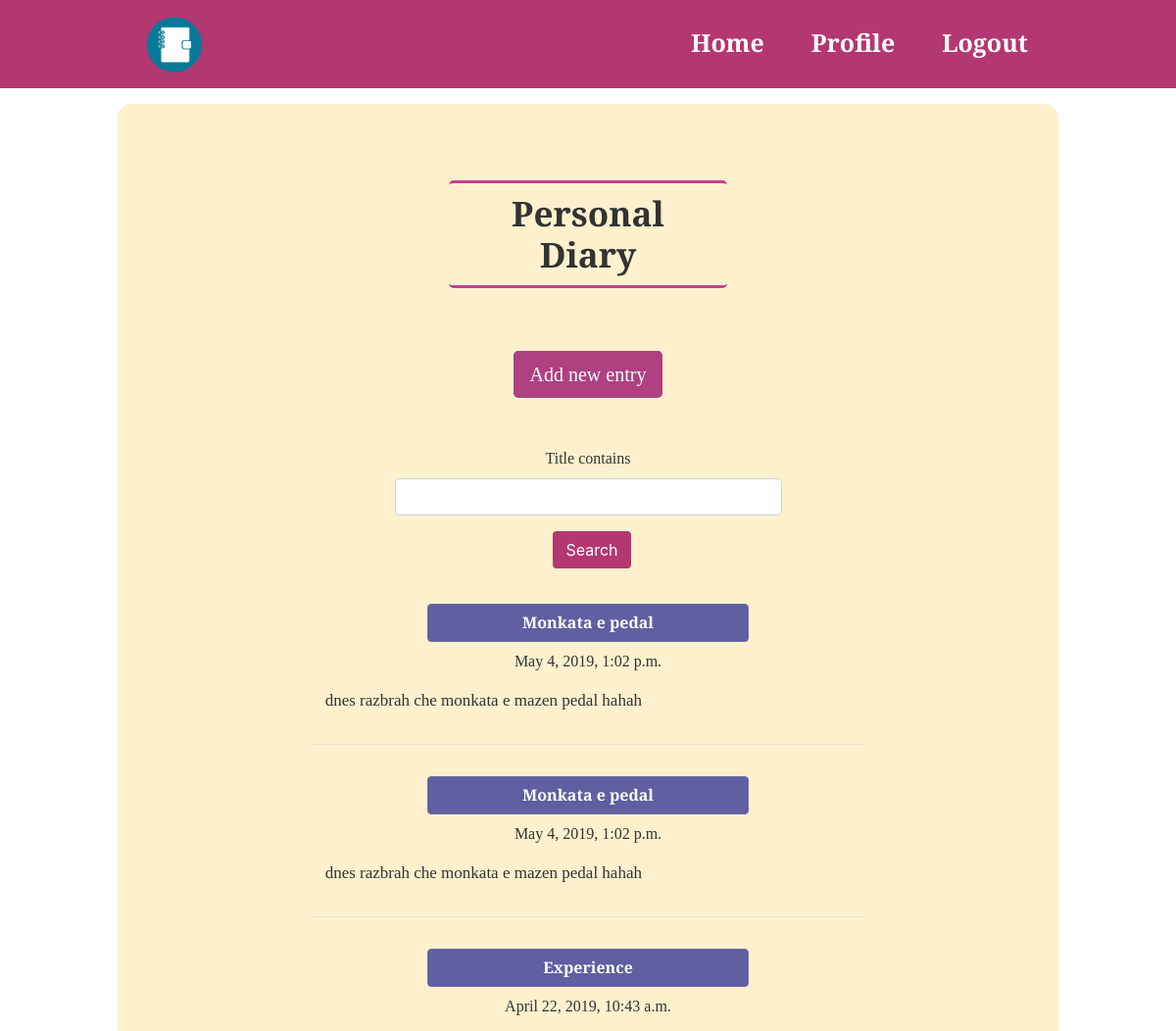
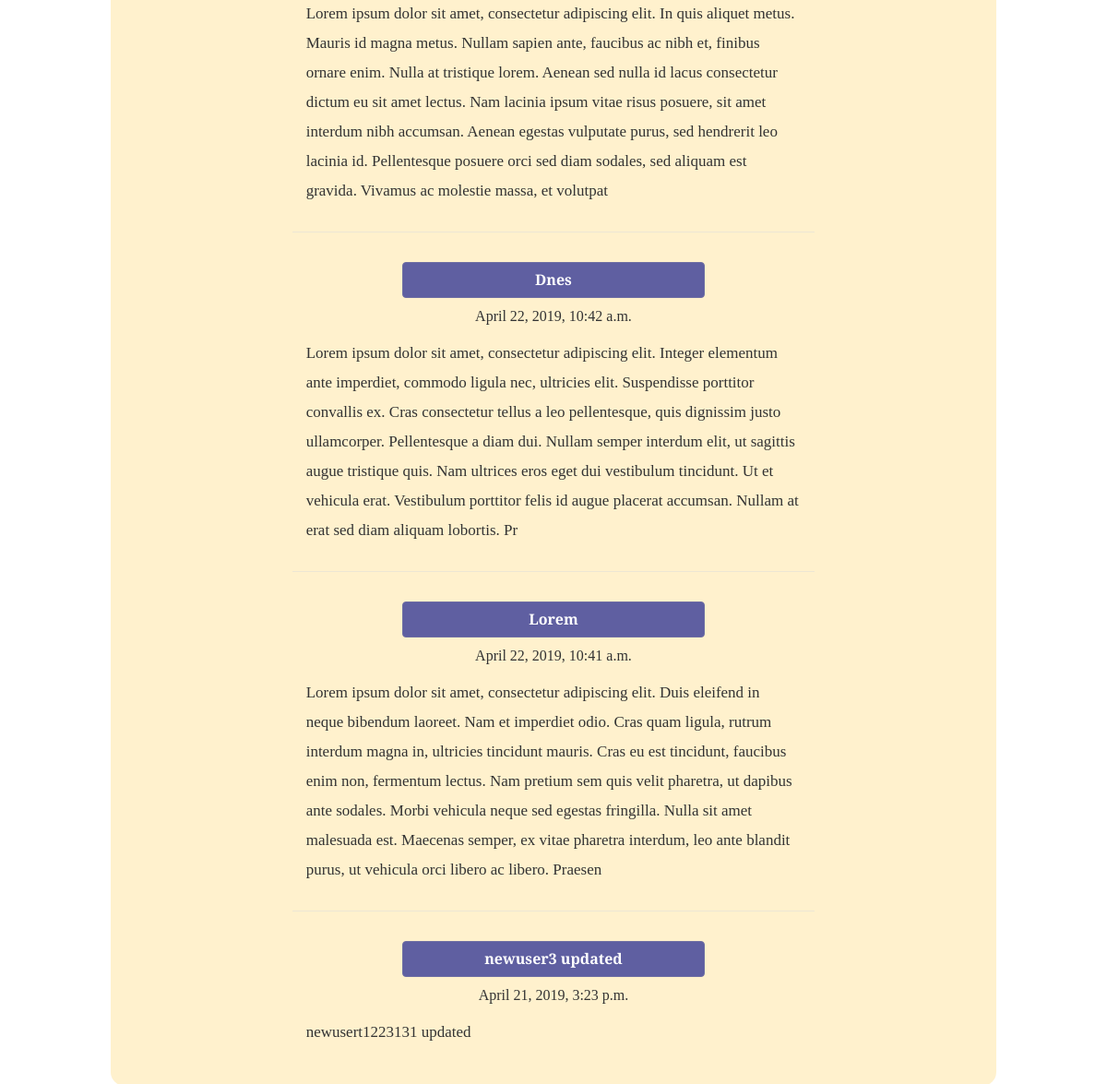
The app's page / (signed in), older data (2 pictures, top to bottom).
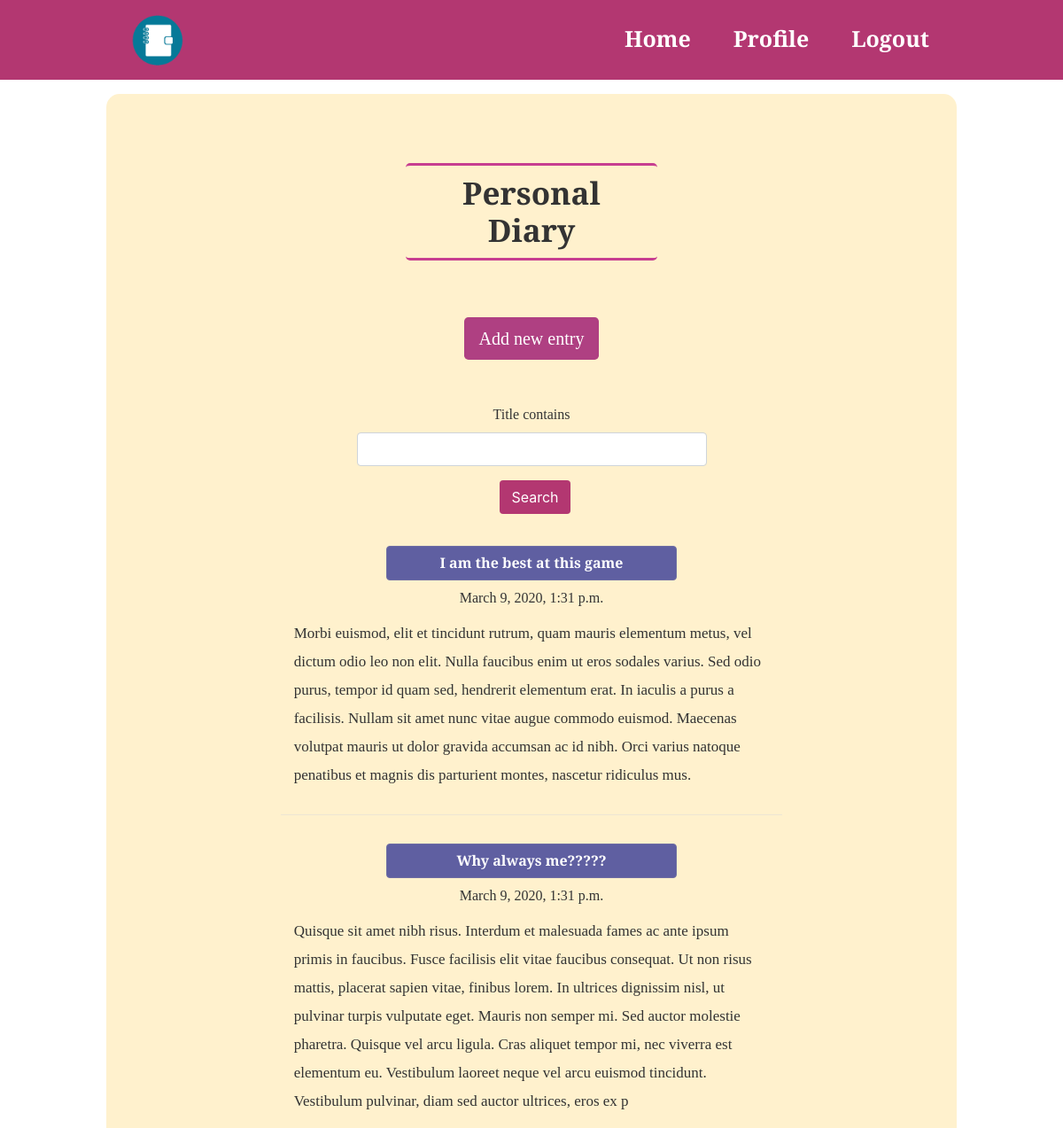
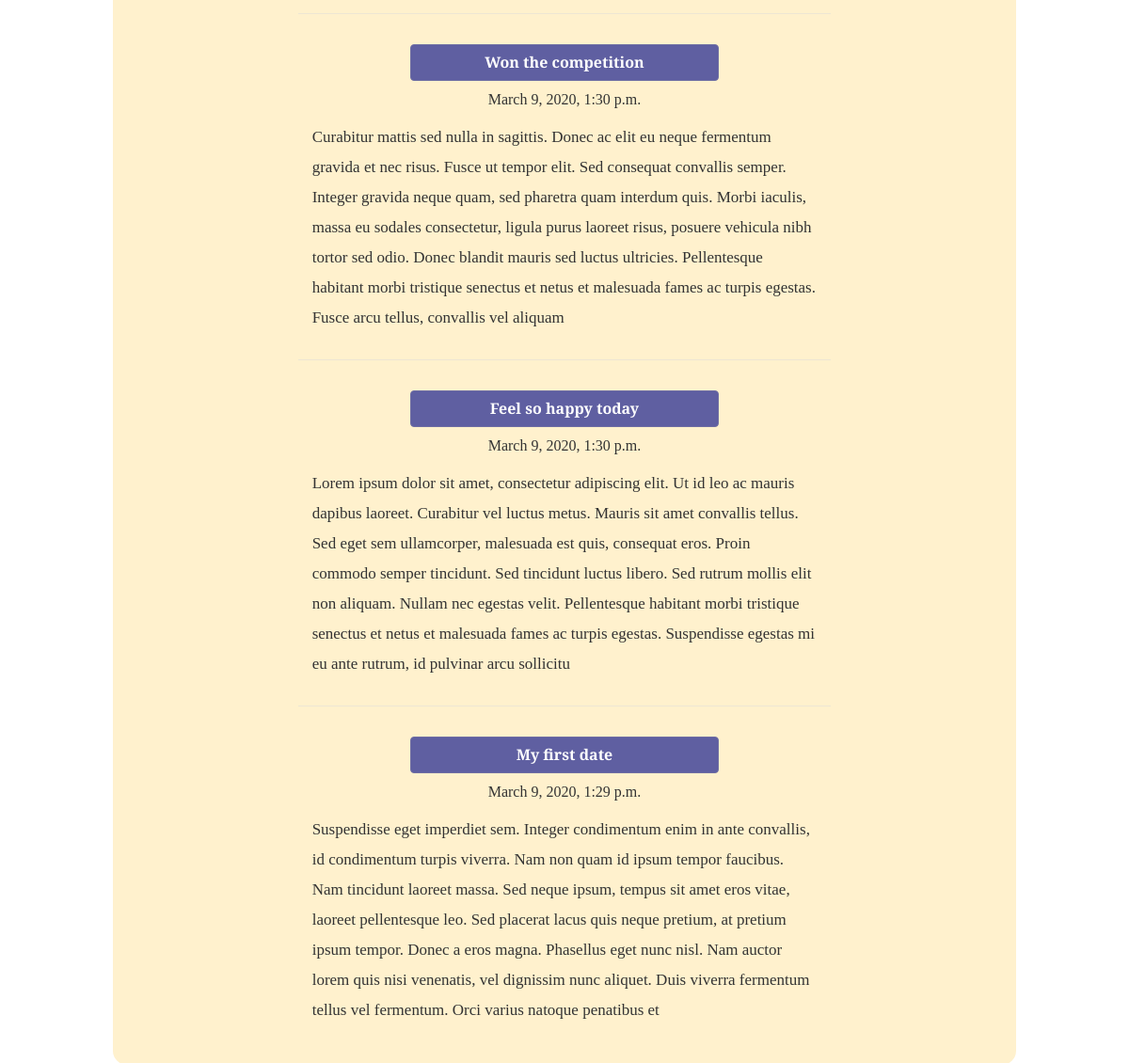
The same page, newer data (2 pictures, top to bottom).
### entries/models.py (models this page shows, shortened)
class Entry(models.Model):
    title = models.CharField(max_length= 30)
    text = models.TextField(max_length = 500)
    date_posted = models.DateTimeField(auto_now_add=True)
    author = models.ForeignKey(User, on_delete=models.CASCADE)
    class Meta:
        verbose_name_plural= "entries"

### entries/views.py (the view)
# urls.py: path('', home_screen_view, name='home'),
def home_screen_view(request):
    context = {}
    entries = Entry.objects.all().order_by('-date_posted')
    searchFilter = EntryFilter(request.GET, queryset=entries)
    filteredEntries = searchFilter.qs
    context= {
        'entries': filteredEntries,
        'searchFilter': searchFilter
    }
    return render(request, 'entries/index.html', context)

### entries/templates/entries/index.html (shortened to what this page needs)
{% extends 'entries/base.html' %}
{% load crispy_forms_tags %}
      {% block content %}
      {% if user.is_authenticated %}
    <section class="section">
        <div class="container">
            <h1 class='main-heading col-md-4 offset-md-4 text-center'>Personal Diary</h1>
            <article class="media ">
                <div class="media-content text-center col-md-8 offset-md-2 mt-4">
                    <div class="">
                        <a class="btn btn-entry btn-lg " role="button" href="{% url 'entry-create' %}">Add new entry</a>
                    </div>
                </div>
            </article>
            <div class="searchbar col-md-6 offset-md-3">
                <form class='searchbar text-center'  method="get">
                    {{ searchFilter.form|crispy }}
                 <button class="btn btn-search ml-2" type='submit'>Search</button>
                </form>
             </div>
            {% if entries %}
            {% for entry in entries %}
            {% if entry.author == user %}
            <article class="media col-md-8 offset-md-2">
                <div class="media-content">
                    <div class="content">
                        <p>
                            <div class='col-md-8 offset-md-2'>
                                <a class="btn article-title btn-block" href="{% url 'entry-detail' entry.id %}"><b>{{ entry.title }} </b></a>
                            </div>
                            <div class=" mt-2">
                                <p class='mb-3 text-center'>{{ entry.date_posted }}</p>
                                <p class='mb-3 entry-text'>{{ entry.text }}</p>
                            </div>
                        </p>
                    </div>
                </div>
            </article>
            {% endif %}
            {% endfor %}
            {% endif %}
        </div>
    </section>
    {% endif %}
    {% endblock %}

### entries/templates/entries/base.html (shortened to what this page needs)
{% load static %}
{% load crispy_forms_tags %}
<!DOCTYPE html>
<html lang="en">
<head>
    <link rel="stylesheet" href="https://maxcdn.bootstrapcdn.com/bootstrap/4.0.0/css/bootstrap.min.css">
    <link rel="stylesheet" href="https://cdnjs.cloudflare.com/ajax/libs/bulma/0.6.2/css/bulma.min.css" />
    <link rel="stylesheet" type="text/css" href="{% static 'main.css' %}">
</head>
<body>
    <header class="site-header">
    <nav class="navbar navbar-expand-lg navbar-light" >
      <div class="container navigation">
          <div class="mobile-nav ">
            <a href="{% url 'home' %}"><img class='navbar-brand float-left mt-1 align-bottom' src="/static/media/logo.png" width="110" height="110" alt=""></a>
          </div>
        <div class="collapse navbar-collapse  " id="navbarNavDropdown">
          <ul class="navbar-nav nav-pills  text-center">
            <li class="nav-item ">
              <a class="nav-link ml-5 mr-2" href="{% url 'home' %}">Home <span class="sr-only">(current)</span></a>
            </li>
            {% if user.is_authenticated %}
            <li class="nav-item ">
              <a class="nav-link ml-5 mr-2" href="{% url 'profile' %}">Profile <span class="sr-only">(current)</span></a>
            </li>
            <li class="nav-item ">
              <a class="nav-link ml-5 mr-2" href="{% url 'logout' %}">Logout <span class="sr-only">(current)</span></a>
            </li>
            {% endif %}
          </ul>
        </div>
        </div>
      </nav>
      </header>
      <main role='main' class='container main mt-4'>
        <div class="row">
          <div class="content-section col-md-12">
          {% block content %}{% endblock %}
        </div>
        </div>
      </main>
</body>
</html>

### entries/static/main.css (style rules this page uses)
body { background: #ffffff; color: #333333; height: 100%; font-family: 'Merriweather', serif; }
.main-heading { font-size: 35px; margin: 3rem auto; padding: 10px; font-weight: 600; border-top: 3px solid rgb(199, 62, 144); border-bottom: 3px solid rgb(199, 62, 144); border-radius: 5px; }
ul { margin: 0; }
.section { margin: 10px; padding: 10px; }
.content-section { background-color: #ffd9795e; padding: 10px 20px; border: none; border-radius: 15px; margin-bottom: 20px; margin-top: 0; }
.article-title { color: white; background-color: rgb(95, 95, 161); border: 1px solid rgb(110, 110, 163); }
.searchbar { margin-top: 50px; margin-bottom: 20px; justify-content: space-between; }
.btn-search { background-color: #B33771; color: white; }
.btn-entry { background-color: rgb(175, 64, 130); color: white; }
.entry-text { font-size: 17px; line-height: 2rem; }
.navbar { background-color: #B33771; }
@media (min-width: 990px) { .navbar { height: 90px; } }
.site-header { height: 10%; }
.mobile-nav { display: flex; justify-content: space-between; }
.navbar-collapse { justify-content: end; }
.navbar-nav li { font-size: 25px; font-weight: bold; border-radius: 0; color: #ffffff; border-bottom: 2px solid transparent; }
.site-header .navbar-nav .nav-link { color: #ffffff; }

Row changes from the older to the newer data that the page shows:
removed Entry: title "Monkata e pedal", date_posted "May 4, 2019, 1:02 p.m.", text "dnes razbrah che monkata e mazen pedal hahah"
removed Entry: title "Monkata e pedal", date_posted "May 4, 2019, 1:02 p.m.", text "dnes razbrah che monkata e mazen pedal hahah"
removed Entry: title "Experience", date_posted "April 22, 2019, 10:43 a.m.", text "Lorem ipsum dolor sit amet, consectetur adipiscing elit. In quis aliquet metus. Mauris id magna metus. Nullam sapien ante, faucibus ac nibh et, finibus ornare enim. Nulla at tristique lorem. Aenean sed nulla id lacus consectetur dictum eu sit amet lectus. Nam lacinia ipsum vitae risus posuere, sit amet interdum nibh accumsan. Aenean egestas vulputate purus, sed hendrerit leo lacinia id. Pellentesque posuere orci sed diam sodales, sed aliquam est gravida. Vivamus ac molestie massa, et volutpat"
removed Entry: title "Dnes", date_posted "April 22, 2019, 10:42 a.m.", text "Lorem ipsum dolor sit amet, consectetur adipiscing elit. Integer elementum ante imperdiet, commodo ligula nec, ultricies elit. Suspendisse porttitor convallis ex. Cras consectetur tellus a leo pellentesque, quis dignissim justo ullamcorper. Pellentesque a diam dui. Nullam semper interdum elit, ut sagittis augue tristique quis. Nam ultrices eros eget dui vestibulum tincidunt. Ut et vehicula erat. Vestibulum porttitor felis id augue placerat accumsan. Nullam at erat sed diam aliquam lobortis. Pr"
removed Entry: title "Lorem", date_posted "April 22, 2019, 10:41 a.m.", text "Lorem ipsum dolor sit amet, consectetur adipiscing elit. Duis eleifend in neque bibendum laoreet. Nam et imperdiet odio. Cras quam ligula, rutrum interdum magna in, ultricies tincidunt mauris. Cras eu est tincidunt, faucibus enim non, fermentum lectus. Nam pretium sem quis velit pharetra, ut dapibus ante sodales. Morbi vehicula neque sed egestas fringilla. Nulla sit amet malesuada est. Maecenas semper, ex vitae pharetra interdum, leo ante blandit purus, ut vehicula orci libero ac libero. Praesen"
removed Entry: title "newuser3 updated", date_posted "April 21, 2019, 3:23 p.m.", text "newusert1223131 updated"
added Entry: title "I am the best at this game", date_posted "March 9, 2020, 1:31 p.m.", text "Morbi euismod, elit et tincidunt rutrum, quam mauris elementum metus, vel dictum odio leo non elit. Nulla faucibus enim ut eros sodales varius. Sed odio purus, tempor id quam sed, hendrerit elementum erat. In iaculis a purus a facilisis. Nullam sit amet nunc vitae augue commodo euismod. Maecenas volutpat mauris ut dolor gravida accumsan ac id nibh. Orci varius natoque penatibus et magnis dis parturient montes, nascetur ridiculus mus."
added Entry: title "Why always me?????", date_posted "March 9, 2020, 1:31 p.m.", text "Quisque sit amet nibh risus. Interdum et malesuada fames ac ante ipsum primis in faucibus. Fusce facilisis elit vitae faucibus consequat. Ut non risus mattis, placerat sapien vitae, finibus lorem. In ultrices dignissim nisl, ut pulvinar turpis vulputate eget. Mauris non semper mi. Sed auctor molestie pharetra. Quisque vel arcu ligula. Cras aliquet tempor mi, nec viverra est elementum eu. Vestibulum laoreet neque vel arcu euismod tincidunt. Vestibulum pulvinar, diam sed auctor ultrices, eros ex p"
added Entry: title "Won the competition", date_posted "March 9, 2020, 1:30 p.m.", text "Curabitur mattis sed nulla in sagittis. Donec ac elit eu neque fermentum gravida et nec risus. Fusce ut tempor elit. Sed consequat convallis semper. Integer gravida neque quam, sed pharetra quam interdum quis. Morbi iaculis, massa eu sodales consectetur, ligula purus laoreet risus, posuere vehicula nibh tortor sed odio. Donec blandit mauris sed luctus ultricies. Pellentesque habitant morbi tristique senectus et netus et malesuada fames ac turpis egestas. Fusce arcu tellus, convallis vel aliquam"
added Entry: title "Feel so happy today", date_posted "March 9, 2020, 1:30 p.m.", text "Lorem ipsum dolor sit amet, consectetur adipiscing elit. Ut id leo ac mauris dapibus laoreet. Curabitur vel luctus metus. Mauris sit amet convallis tellus. Sed eget sem ullamcorper, malesuada est quis, consequat eros. Proin commodo semper tincidunt. Sed tincidunt luctus libero. Sed rutrum mollis elit non aliquam. Nullam nec egestas velit. Pellentesque habitant morbi tristique senectus et netus et malesuada fames ac turpis egestas. Suspendisse egestas mi eu ante rutrum, id pulvinar arcu sollicitu"
added Entry: title "My first date", date_posted "March 9, 2020, 1:29 p.m.", text "Suspendisse eget imperdiet sem. Integer condimentum enim in ante convallis, id condimentum turpis viverra. Nam non quam id ipsum tempor faucibus. Nam tincidunt laoreet massa. Sed neque ipsum, tempus sit amet eros vitae, laoreet pellentesque leo. Sed placerat lacus quis neque pretium, at pretium ipsum tempor. Donec a eros magna. Phasellus eget nunc nisl. Nam auctor lorem quis nisi venenatis, vel dignissim nunc aliquet. Duis viverra fermentum tellus vel fermentum. Orci varius natoque penatibus et"
